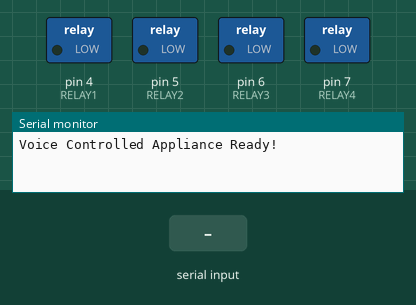
Bench run of a sketch on a simulated Arduino Uno, built with avr-gcc and run on an emulated ATmega328P. Shown: switched loads named in the sketch (green lamp = pin HIGH), the last lines printed to the serial monitor. The test bench sets the inputs (shaded band).

Above: at 1.2 s.
1.3 s: "A" received over the second serial link
At 2.3 s:
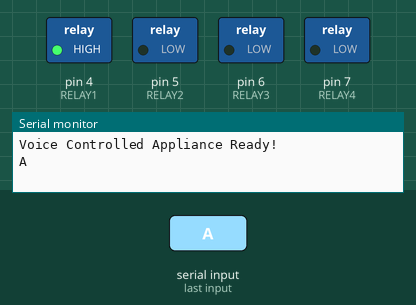
2.8 s: "B" received over the second serial link
At 3.5 s:
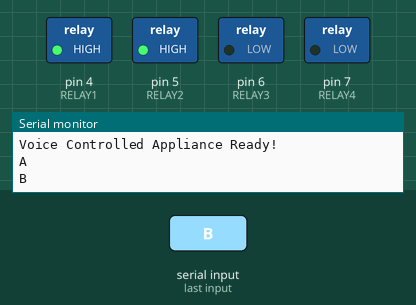
4.3 s: "a" received over the second serial link
At 4.6 s:
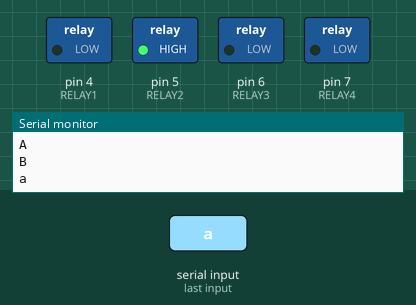
5.8 s: "C" received over the second serial link
At 7.0 s:
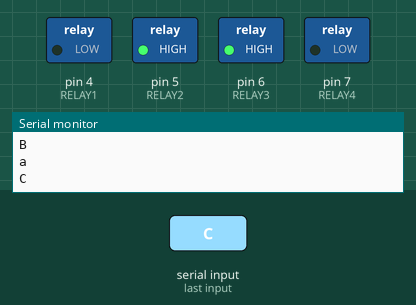
7.3 s: "b" received over the second serial link
At 8.1 s:
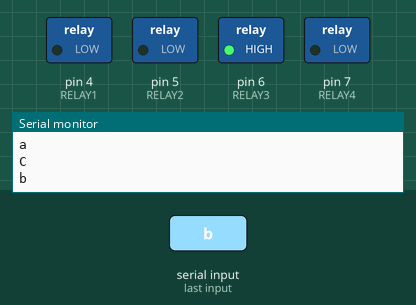
8.8 s: "D" received over the second serial link
At 9.2 s:
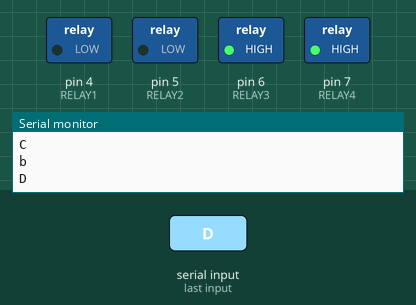
Timing chart, 0 to 11.3 s (numbered marks = the images above; inputs shaded):
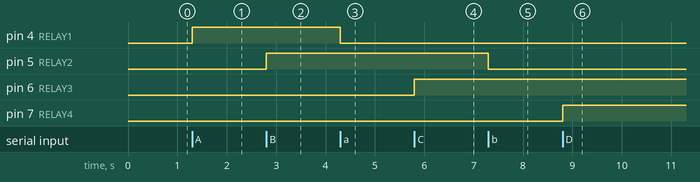

Measured:
- after the input at 1.3 s, pin 4 (RELAY1): LOW → HIGH at once
- after the input at 2.8 s, pin 5 (RELAY2): LOW → HIGH at once
- after the input at 4.3 s, pin 4 (RELAY1): HIGH → LOW at once
- after the input at 5.8 s, pin 6 (RELAY3): LOW → HIGH at once
- after the input at 7.3 s, pin 5 (RELAY2): HIGH → LOW at once
- after the input at 8.8 s, pin 7 (RELAY4): LOW → HIGH at once

The sketch:

VoiceControl.ino
```cpp
#include <SoftwareSerial.h>

SoftwareSerial BT(2, 3); // RX | TX

#define RELAY1 4
#define RELAY2 5
#define RELAY3 6
#define RELAY4 7

void setup() {
  Serial.begin(9600);
  BT.begin(9600);

  pinMode(RELAY1, OUTPUT);
  pinMode(RELAY2, OUTPUT);
  pinMode(RELAY3, OUTPUT);
  pinMode(RELAY4, OUTPUT);

  digitalWrite(RELAY1, LOW);
  digitalWrite(RELAY2, LOW);
  digitalWrite(RELAY3, LOW);
  digitalWrite(RELAY4, LOW);

  Serial.println("Voice Controlled Appliance Ready!");
}

void loop() {
  if (BT.available()) {
    char cmd = BT.read();
    Serial.println(cmd);

    switch (cmd) {
      case 'A': digitalWrite(RELAY1, HIGH); break; // Turn ON Appliance 1
      case 'a': digitalWrite(RELAY1, LOW); break;  // Turn OFF Appliance 1
      case 'B': digitalWrite(RELAY2, HIGH); break; // Turn ON Appliance 2
      case 'b': digitalWrite(RELAY2, LOW); break;  // Turn OFF Appliance 2
      case 'C': digitalWrite(RELAY3, HIGH); break; // Turn ON Appliance 3
      case 'c': digitalWrite(RELAY3, LOW); break;  // Turn OFF Appliance 3
      case 'D': digitalWrite(RELAY4, HIGH); break; // Turn ON Appliance 4
      case 'd': digitalWrite(RELAY4, LOW); break;  // Turn OFF Appliance 4
    }
  }
}
```
